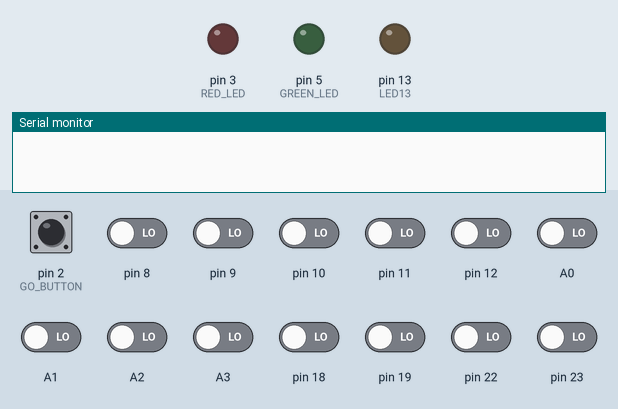
Simulated run of this sketch. Board: Arduino Uno, built with avr-gcc and run on an emulated ATmega328P. On the bench: output pins drawn as LEDs (lit = HIGH), the last lines printed to the serial monitor. Dashed ring = blinking. The test bench sets the inputs (shaded band); at power-on: A0–3, pin 2 (GO_BUTTON), pin 8–12, pin 18, pin 19, pin 22, pin 23 LOW.

Above: at 1.2 s.
1.3 s: pin 2 (GO_BUTTON) pulled HIGH for 0.15 s
At 1.42 s:
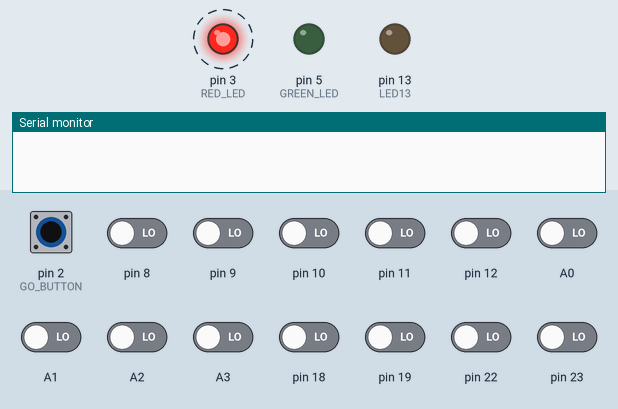
At 6.0 s:
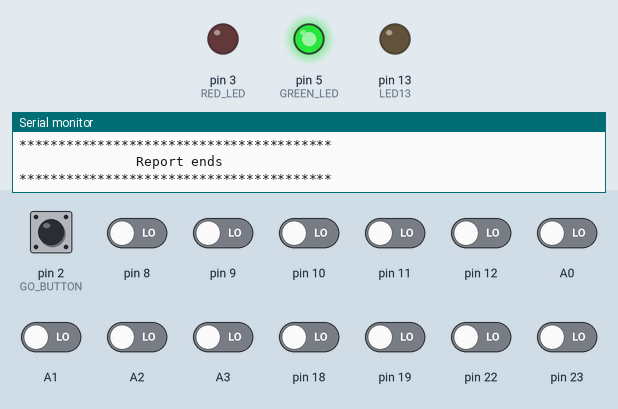
Timing chart, 0 to 27.9 s (numbered marks = the images above; inputs shaded):
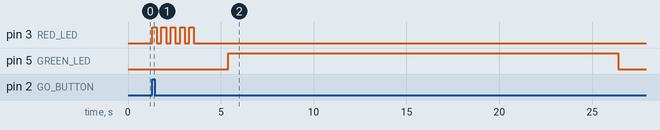

The sketch:

naughtyornice.ino
```cpp
// Version created November 2014 for Hack Circus Xmas party

// runs on arduino uno with Robs pcbs

#include "hardware.h" //definitions for Rob's PCB
#include "data.h" // output text

int currentSelection = -1;
int buttonStatus; //using button as if momentary :S
int FLASH_NUM = 5; //how often to flash red LED while "reading"
int PRINT_TIME = 21; //seconds

// sets up inputs, outputs etc
void setup() {

    pinMode(GO_BUTTON, INPUT);
	pinMode(LED13, OUTPUT);
	pinMode(RED_LED, OUTPUT);
	pinMode(GREEN_LED, OUTPUT);
    buttonStatus = digitalRead(GO_BUTTON);
}

// runs continuously, once the setup has run
void loop() {
	waitForGoButton();
    selectTextNumber();
	flashLights();
	char* text = generateText();
	char* elfQuotient = formatELFQuotient();
	printText(text, elfQuotient);
    glowResultLight();
    buttonStatus = digitalRead(GO_BUTTON);
}

// wait for someone to press GO
void waitForGoButton(){
	while(digitalRead(GO_BUTTON) == buttonStatus){
		delay(10);
	}
}

// select which text to print next, by number
// first selection is "random", then proceed through the list and wrap around
void selectTextNumber(){
    if (currentSelection == -1){
        currentSelection = millis() % numTexts;
    } else {
        currentSelection = (currentSelection + 1) % numTexts;
    }
}

//Flash red LED FLASH_NUM times.
void flashLights(){
    for(int i=0;i<FLASH_NUM;i++){
        digitalWrite(RED_LED, HIGH);
        delay(250);
        digitalWrite(RED_LED, LOW);
        delay(250);
    }
}

//Retrieve ELF quotient and format it as text
char* formatELFQuotient(){
	char text[50];
    strcpy_P(text, "ELF quotient: ");
    char quotient[3];
    itoa(elfs[currentSelection], quotient, 10);
    strcat(text, quotient);
    strcat(text, "%");
	return text;
}

// Retrieve selected text
char* generateText(){
	char text[300];
    strcpy_P(text, (char*)pgm_read_word(&(texts[currentSelection])));
	return text;
}


// Word wrap the text and send to the printer
void printText(char* text, char* elfQuotient){
	Serial.begin(2400);
	Serial.println("****************************************");
	Serial.println("*                                      *");
	Serial.println("*       SANTOMATIC: 2014 REPORT        *");
	Serial.println("*                                      *");
	Serial.println("****************************************");
	Serial.println();
	Serial.println(elfQuotient);
	Serial.println();


	//Break up the text to fit into the printer's line width.
	//Assumption: we only want to break on spaces, and those spaces can be lost (because they'll be at the start or end of a line)
	int printerWidth = 40;
	char *textEnd = strchr(text, '\0');
	char *lineStart = text;
	char *nextGoodBreakPosition = text;

	while(textEnd - lineStart > printerWidth)
	{
		//Serial.println((int)(textEnd - lineStart));
		nextGoodBreakPosition = lineStart;
		char *nextSpacePosition = strchr(lineStart, ' '); //assumption: there's at least one space. -1 if not
		while(nextSpacePosition != NULL && nextSpacePosition - lineStart <= printerWidth) // 0-39 = 40 characters
		{
			nextGoodBreakPosition = nextSpacePosition;
			nextSpacePosition = strchr(nextSpacePosition + 1, ' '); // might not be another space; that's ok
		}
		char toPrint[printerWidth + 1]; //eg. 40 characters plus null terminator
		memcpy(toPrint, lineStart, printerWidth); //usually copies too much; don't care, next line takes care of it
		toPrint[nextGoodBreakPosition - lineStart] = '\0';
		Serial.println(toPrint);
		lineStart = nextGoodBreakPosition+1;
	}

	char toPrint[printerWidth + 1]; //eg. 40 characters plus null terminator
	memcpy(toPrint, lineStart, printerWidth); //will copy \0 and then probably other garbage, don't care
	Serial.println(toPrint);


	//print a few blank lines
	Serial.println();
	Serial.println();
	Serial.println();
    Serial.println();
    Serial.println("****************************************");
	Serial.println("               Report ends              ");
    Serial.println("****************************************");
    Serial.println();
    Serial.println();
	Serial.println();
	Serial.println();
    Serial.println();
	Serial.println();
	Serial.println();
    Serial.println();
	Serial.println();
	Serial.println();
	Serial.println();
    Serial.println();
	Serial.println();
	Serial.println();
    Serial.println();
	Serial.println();
	Serial.println();

	Serial.end();
}

//Glow red or green (depending on ELF quotient) for roughly as
//long as it takes to print
void glowResultLight(){
    int colour;
    if (elfs[currentSelection] > 50){
        colour = GREEN_LED;
    } else {
        colour = RED_LED;
    }

    digitalWrite(colour, HIGH);
    delay(PRINT_TIME * 1000);
    digitalWrite(colour, LOW);
}


// each time this is called, change the LED light level (ie call frequently for a nice smooth pulse)
void pulseLEDs(){
  static float in[5] = {4.712, 5.712, 6.712, 7.712, 8.712};
  float out;

  for(int i=0; i<5; i++){
      in[i] = in[i] + 0.0004; //larger number for slower pulse
      if (in[i] > 10.995)
          in[i] = 4.712;
      out = 255 - (sin(in[i]) * 63.5 + 63.5);
      //analogWrite(LED_PWM[i], out);
  }
}


// for testing only
void testPrint(){
	digitalWrite(LED13, LOW); //light on
	Serial.begin(2400);
  	delay(1000);
  	Serial.println("PRINTER OK");
  	Serial.println("");
	Serial.end();
	digitalWrite(LED13, HIGH); //light off
}
```

data.h
```cpp
#include <avr/pgmspace.h> //for use of Flash memory

// To add a text:
// update the counter below (1)
// copy an existing text and ELF number (2), update the sequence numbers and change the text and ELF (observing the length limits)
// update the lists at the end of this file (3, 4)

// (1)
//const int numTexts = 48;
const int numTexts = 3; //for testing

//All this data is stored in Flash memory where there's more space for it.
// (2)
//max 300 characters:        "------------------------------------------------------------------------------------------------------------------------------------------------------------------------------------------------------------------------------------------------------------------------------------------------------------";

int elf1 = 20;
prog_char text1[] PROGMEM = "Santa can see your browser history, you know. We're giving you a lump of coal.";

int elf2 = 98;
prog_char text2[] PROGMEM = "You're too nice for your own good. We're sending you on a trip to Las Vegas.";

int elf3 = 55;
prog_char text3[] PROGMEM = "Helped a little old lady across the road once. We're giving you some nice lavender bath salts.";

// (3)
PROGMEM const char *texts[] =
{
  text1,
  text2,
  text3,
};

//(4)
int elfs[] =
{
  elf1,
  elf2,
  elf3
};
```

hardware.h
```cpp
//misc switches
#define SWITCHES_COUNT 4
#define SW21 A0
#define SW22 A1
#define SW23 A2
#define SW24 A3

#define GO_BUTTON 2 //ie red pins
#define RED_LED 3 //yellow?
#define GREEN_LED 5 //yellow?


//LEDs for under the valves
//#define LED0_PWM 3
//#define LED1_PWM 5
//#define LED2_PWM 6
//#define LED3_PWM 10
//#define LED4_PWM 9

//misc LEDs
#define LED5 7
#define LED13 13
```

Measured:
- after the input at 1.3 s, pin 3 (RED_LED): alternates HIGH for 0.25 s and LOW for 0.25 s, 10 changes in all, then stays LOW, starting at once; pin 5 (GREEN_LED): LOW → HIGH after 4.1 s, → LOW 21.0 s later
